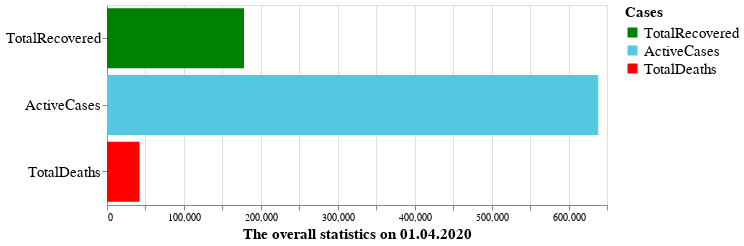

Source (notebook cell):
### Markdown cell above
It is always useful to have an statistical overview which shows the total numbers of active cases, deaths and recovered.

### Code cell
total = pd.melt(data, id_vars = 'Country,Other') # convert to long form
total = total[ total['Country,Other'] == 'Total:'] 

# construct a sorting list
names = ['TotalRecovered', 'ActiveCases', 'TotalDeaths']
colors = ['green', '#52C9E0', 'red']

pic_left = alt.Chart(total[ (total['variable'] == 'TotalDeaths' )| \
                         (total['variable'] == 'ActiveCases' )| \
                         (total['variable'] == 'TotalRecovered')]).mark_bar().encode(
    
 alt.Y('variable:N', sort = names, axis = alt.Axis(title = None, labelFontSize = 15), \
      scale = alt.Scale(paddingInner=0.1)),
    
    alt.X('value:Q', axis = alt.Axis(title = 'The overall statistics on 01.04.2020', titleFontSize = 15), \
           ),
          
    alt.Color('variable:N', legend = alt.Legend(title = 'Cases', labelFontSize = 15, titleFontSize = 15), \
             scale = alt.Scale(domain = names, range = colors))
).properties(
    height = 200,
    width = 500
)

pic_left

### Figure 1 — Vega-Lite specification as saved in the notebook (floating-point values rounded to 4 significant figures)
{"config": {"view": {"continuousWidth": 400, "continuousHeight": 300}}, "data": {"name": "data-a3a937cd8e42bfa490f9c8dda4b0738f"}, "mark": "bar", "encoding": {"color": {"type": "nominal", "field": "variable", "legend": {"labelFontSize": 15, "title": "Cases", "titleFontSize": 15}, "scale": {"domain": ["TotalRecovered", "ActiveCases", "TotalDeaths"], "range": ["green", "#52C9E0", "red"]}}, "x": {"type": "quantitative", "axis": {"title": "The overall statistics on 01.04.2020", "titleFontSize": 15}, "field": "value"}, "y": {"type": "nominal", "axis": {"labelFontSize": 15, "title": null}, "field": "variable", "scale": {"paddingInner": 0.1}, "sort": ["TotalRecovered", "ActiveCases", "TotalDeaths"]}}, "height": 200, "width": 500, "$schema": "https://vega.github.io/schema/vega-lite/v4.0.2.json", "datasets": {"data-a3a937cd8e42bfa490f9c8dda4b0738f": [{"Country,Other": "Total:", "variable": "TotalDeaths", "value": 42320.0}, {"Country,Other": "Total:", "variable": "TotalRecovered", "value": 178100.0}, {"Country,Other": "Total:", "variable": "ActiveCases", "value": 638602}]}}
